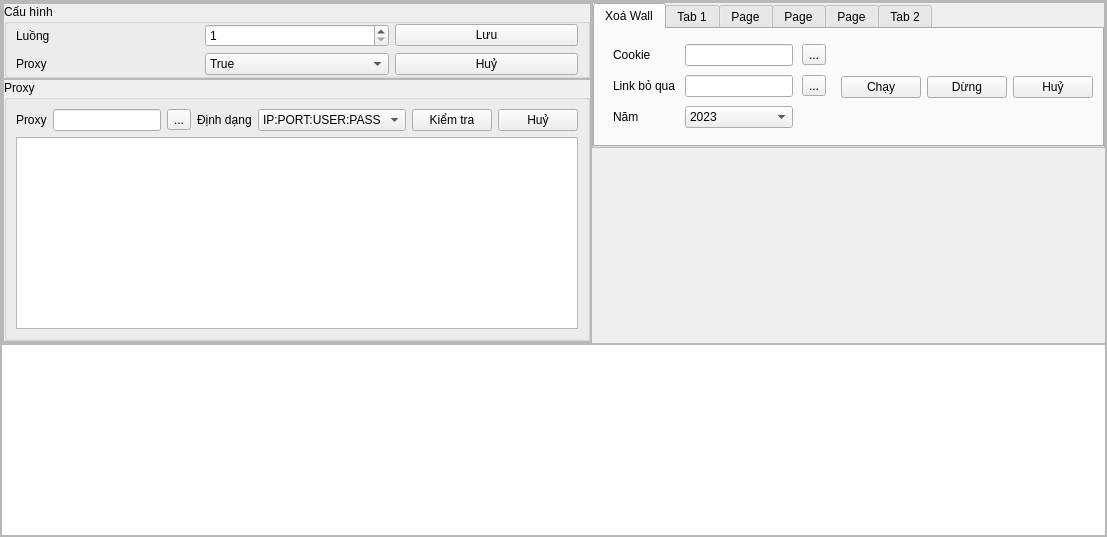
<?xml version="1.0" encoding="UTF-8"?>
<ui version="4.0">
 <class>MainWindow</class>
 <widget class="QMainWindow" name="MainWindow">
  <property name="geometry">
   <rect>
    <x>0</x>
    <y>0</y>
    <width>1049</width>
    <height>517</height>
   </rect>
  </property>
  <property name="sizePolicy">
   <sizepolicy hsizetype="Minimum" vsizetype="Minimum">
    <horstretch>0</horstretch>
    <verstretch>0</verstretch>
   </sizepolicy>
  </property>
  <property name="maximumSize">
   <size>
    <width>1049</width>
    <height>517</height>
   </size>
  </property>
  <property name="windowTitle">
   <string>Tool Facebook Rởm</string>
  </property>
  <widget class="QWidget" name="centralwidget">
   <property name="sizePolicy">
    <sizepolicy hsizetype="Minimum" vsizetype="Minimum">
     <horstretch>0</horstretch>
     <verstretch>0</verstretch>
    </sizepolicy>
   </property>
   <layout class="QVBoxLayout" name="verticalLayout_2">
    <property name="spacing">
     <number>0</number>
    </property>
    <property name="leftMargin">
     <number>0</number>
    </property>
    <property name="topMargin">
     <number>0</number>
    </property>
    <property name="rightMargin">
     <number>0</number>
    </property>
    <property name="bottomMargin">
     <number>0</number>
    </property>
    <item>
     <widget class="QFrame" name="frame_2">
      <property name="sizePolicy">
       <sizepolicy hsizetype="Maximum" vsizetype="Expanding">
        <horstretch>0</horstretch>
        <verstretch>0</verstretch>
       </sizepolicy>
      </property>
      <property name="frameShape">
       <enum>QFrame::StyledPanel</enum>
      </property>
      <property name="frameShadow">
       <enum>QFrame::Raised</enum>
      </property>
      <layout class="QGridLayout" name="gridLayout_2">
       <property name="leftMargin">
        <number>0</number>
       </property>
       <property name="topMargin">
        <number>0</number>
       </property>
       <property name="rightMargin">
        <number>0</number>
       </property>
       <property name="bottomMargin">
        <number>0</number>
       </property>
       <property name="spacing">
        <number>0</number>
       </property>
       <item row="1" column="0">
        <widget class="QListWidget" name="listWidgetMain"/>
       </item>
       <item row="0" column="0">
        <widget class="QFrame" name="frame">
         <property name="sizePolicy">
          <sizepolicy hsizetype="Fixed" vsizetype="Fixed">
           <horstretch>0</horstretch>
           <verstretch>0</verstretch>
          </sizepolicy>
         </property>
         <property name="maximumSize">
          <size>
           <width>16777215</width>
           <height>16777215</height>
          </size>
         </property>
         <property name="frameShape">
          <enum>QFrame::StyledPanel</enum>
         </property>
         <property name="frameShadow">
          <enum>QFrame::Raised</enum>
         </property>
         <layout class="QFormLayout" name="formLayout">
          <property name="horizontalSpacing">
           <number>0</number>
          </property>
          <property name="verticalSpacing">
           <number>0</number>
          </property>
          <property name="leftMargin">
           <number>0</number>
          </property>
          <property name="topMargin">
           <number>0</number>
          </property>
          <property name="rightMargin">
           <number>0</number>
          </property>
          <property name="bottomMargin">
           <number>0</number>
          </property>
          <item row="0" column="0">
           <widget class="QFrame" name="frame_3">
            <property name="enabled">
             <bool>true</bool>
            </property>
            <property name="sizePolicy">
             <sizepolicy hsizetype="Expanding" vsizetype="Expanding">
              <horstretch>0</horstretch>
              <verstretch>0</verstretch>
             </sizepolicy>
            </property>
            <property name="frameShape">
             <enum>QFrame::StyledPanel</enum>
            </property>
            <property name="frameShadow">
             <enum>QFrame::Raised</enum>
            </property>
            <layout class="QGridLayout" name="gridLayout_8">
             <property name="leftMargin">
              <number>0</number>
             </property>
             <property name="topMargin">
              <number>0</number>
             </property>
             <property name="rightMargin">
              <number>0</number>
             </property>
             <property name="bottomMargin">
              <number>0</number>
             </property>
             <property name="spacing">
              <number>0</number>
             </property>
             <item row="0" column="0">
              <widget class="QFrame" name="frame_5">
               <property name="frameShape">
                <enum>QFrame::StyledPanel</enum>
               </property>
               <property name="frameShadow">
                <enum>QFrame::Raised</enum>
               </property>
               <layout class="QGridLayout" name="gridLayout_7">
                <property name="leftMargin">
                 <number>0</number>
                </property>
                <property name="topMargin">
                 <number>0</number>
                </property>
                <property name="rightMargin">
                 <number>0</number>
                </property>
                <property name="bottomMargin">
                 <number>0</number>
                </property>
                <property name="spacing">
                 <number>0</number>
                </property>
                <item row="0" column="0">
                 <widget class="QGroupBox" name="groupBox">
                  <property name="title">
                   <string>Cấu hình</string>
                  </property>
                  <layout class="QGridLayout" name="gridLayout_3">
                   <property name="leftMargin">
                    <number>9</number>
                   </property>
                   <property name="topMargin">
                    <number>0</number>
                   </property>
                   <property name="rightMargin">
                    <number>9</number>
                   </property>
                   <property name="bottomMargin">
                    <number>0</number>
                   </property>
                   <property name="spacing">
                    <number>6</number>
                   </property>
                   <item row="1" column="0">
                    <widget class="QLabel" name="label_2">
                     <property name="text">
                      <string>Proxy</string>
                     </property>
                    </widget>
                   </item>
                   <item row="0" column="2">
                    <widget class="QPushButton" name="btnSaveConfig">
                     <property name="text">
                      <string>Lưu</string>
                     </property>
                    </widget>
                   </item>
                   <item row="1" column="2">
                    <widget class="QPushButton" name="btnCancelConfig">
                     <property name="text">
                      <string>Huỷ</string>
                     </property>
                    </widget>
                   </item>
                   <item row="1" column="1">
                    <widget class="QComboBox" name="comboBoxProxy">
                     <item>
                      <property name="text">
                       <string>True</string>
                      </property>
                     </item>
                     <item>
                      <property name="text">
                       <string>False</string>
                      </property>
                     </item>
                    </widget>
                   </item>
                   <item row="0" column="1">
                    <widget class="QSpinBox" name="spinBoxThread">
                     <property name="minimum">
                      <number>1</number>
                     </property>
                     <property name="maximum">
                      <number>10</number>
                     </property>
                    </widget>
                   </item>
                   <item row="0" column="0">
                    <widget class="QLabel" name="label">
                     <property name="text">
                      <string>Luồng</string>
                     </property>
                    </widget>
                   </item>
                  </layout>
                 </widget>
                </item>
               </layout>
              </widget>
             </item>
             <item row="1" column="0">
              <widget class="QFrame" name="frame_6">
               <property name="frameShape">
                <enum>QFrame::StyledPanel</enum>
               </property>
               <property name="frameShadow">
                <enum>QFrame::Raised</enum>
               </property>
               <layout class="QGridLayout" name="gridLayout_5">
                <property name="leftMargin">
                 <number>0</number>
                </property>
                <property name="topMargin">
                 <number>0</number>
                </property>
                <property name="rightMargin">
                 <number>0</number>
                </property>
                <property name="bottomMargin">
                 <number>0</number>
                </property>
                <property name="spacing">
                 <number>0</number>
                </property>
                <item row="0" column="0" alignment="Qt::AlignTop">
                 <widget class="QGroupBox" name="groupBox_2">
                  <property name="title">
                   <string>Proxy</string>
                  </property>
                  <layout class="QGridLayout" name="gridLayout_4">
                   <item row="0" column="0">
                    <widget class="QLabel" name="label_4">
                     <property name="text">
                      <string>Proxy</string>
                     </property>
                    </widget>
                   </item>
                   <item row="0" column="1">
                    <widget class="QLineEdit" name="txtFileProxy"/>
                   </item>
                   <item row="0" column="2">
                    <widget class="QToolButton" name="btnOpenFileProxy">
                     <property name="text">
                      <string>...</string>
                     </property>
                    </widget>
                   </item>
                   <item row="0" column="3">
                    <widget class="QLabel" name="label_5">
                     <property name="text">
                      <string>Định dạng</string>
                     </property>
                    </widget>
                   </item>
                   <item row="0" column="4">
                    <widget class="QComboBox" name="comboBox_2">
                     <item>
                      <property name="text">
                       <string>IP:PORT:USER:PASS</string>
                      </property>
                     </item>
                     <item>
                      <property name="text">
                       <string>IP|PORT|USER|PASS</string>
                      </property>
                     </item>
                    </widget>
                   </item>
                   <item row="0" column="5">
                    <widget class="QPushButton" name="btnCheckProxy">
                     <property name="text">
                      <string>Kiểm tra</string>
                     </property>
                    </widget>
                   </item>
                   <item row="0" column="6">
                    <widget class="QPushButton" name="btnCancelProxy">
                     <property name="text">
                      <string>Huỷ</string>
                     </property>
                    </widget>
                   </item>
                   <item row="1" column="0" colspan="7">
                    <widget class="QListWidget" name="listWidget_proxy">
                     <property name="enabled">
                      <bool>true</bool>
                     </property>
                    </widget>
                   </item>
                  </layout>
                 </widget>
                </item>
               </layout>
              </widget>
             </item>
            </layout>
           </widget>
          </item>
          <item row="0" column="1">
           <widget class="QFrame" name="frame_4">
            <property name="sizePolicy">
             <sizepolicy hsizetype="Maximum" vsizetype="Maximum">
              <horstretch>0</horstretch>
              <verstretch>0</verstretch>
             </sizepolicy>
            </property>
            <property name="frameShape">
             <enum>QFrame::StyledPanel</enum>
            </property>
            <property name="frameShadow">
             <enum>QFrame::Raised</enum>
            </property>
            <layout class="QVBoxLayout" name="verticalLayout_3">
             <property name="spacing">
              <number>0</number>
             </property>
             <property name="leftMargin">
              <number>0</number>
             </property>
             <property name="topMargin">
              <number>0</number>
             </property>
             <property name="rightMargin">
              <number>0</number>
             </property>
             <property name="bottomMargin">
              <number>0</number>
             </property>
             <item>
              <widget class="QTabWidget" name="tabWidget">
               <property name="currentIndex">
                <number>0</number>
               </property>
               <widget class="QWidget" name="tab_6">
                <attribute name="title">
                 <string>Xoá Wall</string>
                </attribute>
                <layout class="QHBoxLayout" name="horizontalLayout_3">
                 <property name="leftMargin">
                  <number>9</number>
                 </property>
                 <property name="topMargin">
                  <number>6</number>
                 </property>
                 <property name="rightMargin">
                  <number>9</number>
                 </property>
                 <property name="bottomMargin">
                  <number>6</number>
                 </property>
                 <item>
                  <layout class="QGridLayout" name="gridLayout">
                   <property name="leftMargin">
                    <number>9</number>
                   </property>
                   <property name="topMargin">
                    <number>9</number>
                   </property>
                   <property name="rightMargin">
                    <number>9</number>
                   </property>
                   <property name="bottomMargin">
                    <number>9</number>
                   </property>
                   <property name="spacing">
                    <number>9</number>
                   </property>
                   <item row="0" column="1">
                    <widget class="QLineEdit" name="txtFileCookie"/>
                   </item>
                   <item row="0" column="2">
                    <widget class="QToolButton" name="btnOpenCookie">
                     <property name="text">
                      <string>...</string>
                     </property>
                    </widget>
                   </item>
                   <item row="4" column="0">
                    <widget class="QLabel" name="label_7">
                     <property name="text">
                      <string>Link bỏ qua</string>
                     </property>
                    </widget>
                   </item>
                   <item row="0" column="0">
                    <widget class="QLabel" name="label_6">
                     <property name="text">
                      <string>Cookie</string>
                     </property>
                    </widget>
                   </item>
                   <item row="4" column="1">
                    <widget class="QLineEdit" name="txtFileLinkPass"/>
                   </item>
                   <item row="4" column="2">
                    <widget class="QToolButton" name="btnLinkPass">
                     <property name="text">
                      <string>...</string>
                     </property>
                    </widget>
                   </item>
                   <item row="5" column="0">
                    <widget class="QLabel" name="label_8">
                     <property name="text">
                      <string>Năm</string>
                     </property>
                    </widget>
                   </item>
                   <item row="5" column="1">
                    <widget class="QComboBox" name="comboBoxYear">
                     <item>
                      <property name="text">
                       <string>2023</string>
                      </property>
                     </item>
                     <item>
                      <property name="text">
                       <string>2022</string>
                      </property>
                     </item>
                     <item>
                      <property name="text">
                       <string>2021</string>
                      </property>
                     </item>
                     <item>
                      <property name="text">
                       <string>2020</string>
                      </property>
                     </item>
                     <item>
                      <property name="text">
                       <string>2019</string>
                      </property>
                     </item>
                     <item>
                      <property name="text">
                       <string>2018</string>
                      </property>
                     </item>
                     <item>
                      <property name="text">
                       <string>2017</string>
                      </property>
                     </item>
                     <item>
                      <property name="text">
                       <string>2016</string>
                      </property>
                     </item>
                     <item>
                      <property name="text">
                       <string>2015</string>
                      </property>
                     </item>
                     <item>
                      <property name="text">
                       <string>2014</string>
                      </property>
                     </item>
                     <item>
                      <property name="text">
                       <string>2013</string>
                      </property>
                     </item>
                    </widget>
                   </item>
                  </layout>
                 </item>
                 <item>
                  <widget class="QPushButton" name="btnStart">
                   <property name="enabled">
                    <bool>true</bool>
                   </property>
                   <property name="text">
                    <string>Chạy</string>
                   </property>
                  </widget>
                 </item>
                 <item>
                  <widget class="QPushButton" name="btnStop">
                   <property name="text">
                    <string>Dừng</string>
                   </property>
                  </widget>
                 </item>
                 <item>
                  <widget class="QPushButton" name="btnCancel">
                   <property name="text">
                    <string>Huỷ</string>
                   </property>
                  </widget>
                 </item>
                </layout>
               </widget>
               <widget class="QWidget" name="tab">
                <attribute name="title">
                 <string>Tab 1</string>
                </attribute>
                <widget class="QLabel" name="label_3">
                 <property name="geometry">
                  <rect>
                   <x>10</x>
                   <y>10</y>
                   <width>47</width>
                   <height>13</height>
                  </rect>
                 </property>
                 <property name="text">
                  <string>TextLabel</string>
                 </property>
                </widget>
               </widget>
               <widget class="QWidget" name="tab_5">
                <attribute name="title">
                 <string>Page</string>
                </attribute>
               </widget>
               <widget class="QWidget" name="tab_4">
                <attribute name="title">
                 <string>Page</string>
                </attribute>
               </widget>
               <widget class="QWidget" name="tab_3">
                <attribute name="title">
                 <string>Page</string>
                </attribute>
               </widget>
               <widget class="QWidget" name="tab_2">
                <attribute name="title">
                 <string>Tab 2</string>
                </attribute>
               </widget>
              </widget>
             </item>
            </layout>
           </widget>
          </item>
         </layout>
        </widget>
       </item>
      </layout>
     </widget>
    </item>
   </layout>
  </widget>
 </widget>
 <resources/>
 <connections/>
</ui>
